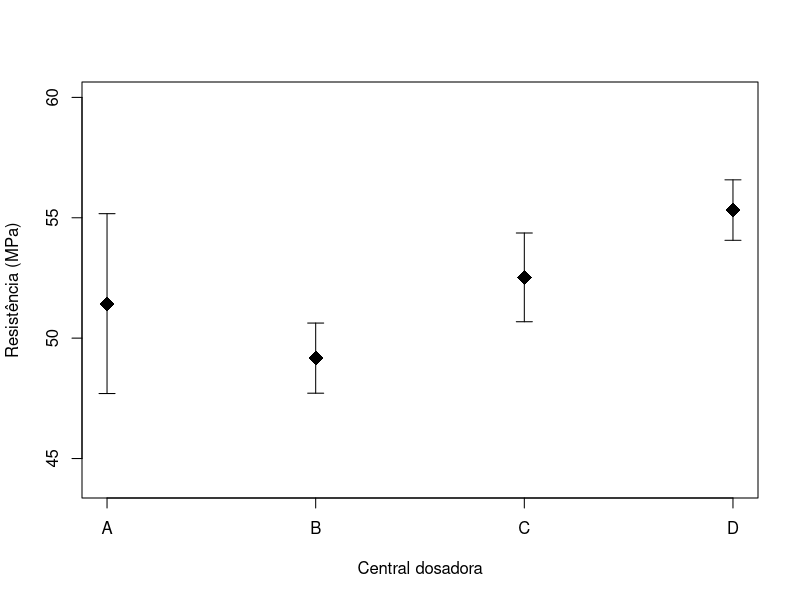

The R script that drew this image:
# Dunnett C: exemplo completo ----
# Pacotes: stats (base). O SPSS traz o Dunnett C pronto; no R, a conta é curta.
# Para comparar: rstatix (Games-Howell), PMCMRplus, car
# install.packages(c("rstatix", "car"))

# 1. Dados fictícios: resistência à compressão (MPa) de corpos de prova de concreto
#    de quatro centrais dosadoras. É o conjunto das fichas da ANOVA de Welch e de
#    Games-Howell.
resistencia <- c(57.0,54.0,51.5,31.1,55.9,32.9,60.2,57.5,59.5,59.4,
                 54.7,47.2,49.2,65.6,46.8,49.9,45.5,47.3,49.2,54.3,
                 48.4,48.3,47.8,49.2,46.3,49.1,51.6,47.5,48.9,54.6,
                 50.5,48.9,51.9,57.5,58.1,50.0,54.4,53.0,51.5,48.1,55.6,50.8,
                 55.6,55.2,58.7,57.4,52.7,54.5,57.1,52.3,54.2,55.5)
central <- factor(rep(c("A", "B", "C", "D"), times = c(20, 10, 12, 10)))
dados <- data.frame(central, resistencia)
aggregate(resistencia ~ central, data = dados,
          FUN = function(x) c(n = length(x), media = mean(x), var = var(x)))

# 2. O pressuposto que justifica o procedimento
library(car)
leveneTest(resistencia ~ central, data = dados, center = median)
v <- tapply(dados$resistencia, dados$central, var); max(v) / min(v)

# 3. O teste global compatível: ANOVA de Welch
oneway.test(resistencia ~ central, data = dados, var.equal = FALSE)

# 4. Dunnett C, implementado diretamente
alfa <- 0.05
m  <- tapply(dados$resistencia, dados$central, mean)
s2 <- tapply(dados$resistencia, dados$central, var)
n  <- table(dados$central)
k  <- nlevels(dados$central)
q_ind <- sapply(n, function(ni) qtukey(1 - alfa, k, ni - 1))   # q(k, n_i - 1)
q_ind

pares <- combn(levels(dados$central), 2)
resultado <- t(apply(pares, 2, function(p_) {
  i <- p_[1]; j <- p_[2]
  si <- s2[i]/n[i]; sj <- s2[j]/n[j]
  dif <- m[j] - m[i]
  ep  <- sqrt((si + sj) / 2)                       # erro-padrão na escala de q
  qc  <- (q_ind[i] * si + q_ind[j] * sj) / (si + sj)   # valor crítico PONDERADO
  c(diferenca = dif, ep = ep, q_obs = abs(dif)/ep, q_critico = qc,
    inferior = dif - qc * ep, superior = dif + qc * ep,
    difere = as.numeric(abs(dif)/ep > qc))
}))
rownames(resultado) <- apply(pares, 2, paste, collapse = " - ")
round(resultado, 4)

# 5. Para comparar: Games-Howell e Tukey-Kramer
library(rstatix)
games_howell_test(dados, resistencia ~ central)
TukeyHSD(aov(resistencia ~ central, data = dados))

# 6. Por que o valor crítico é uma média ponderada
#    Quando as duas variâncias são iguais, qc é a média simples de q(k, n_i-1) e
#    q(k, n_j-1). Quando uma delas domina, qc tende ao q daquele grupo:
si <- s2["A"]/n["A"]; sj <- s2["D"]/n["D"]
c(peso_A = si/(si+sj), peso_D = sj/(si+sj),
  q_A = q_ind["A"], q_D = q_ind["D"],
  q_ponderado = (q_ind["A"]*si + q_ind["D"]*sj)/(si+sj))

# 7. Gráfico: as médias com o intervalo de cada grupo
eps <- sqrt(s2 / n)
plot(1:k, m, ylim = c(44, 60), pch = 18, cex = 2, xaxt = "n",
     xlab = "Central dosadora", ylab = "Resistência (MPa)")
axis(1, at = 1:k, labels = levels(dados$central))
arrows(1:k, m - 1.96*eps, 1:k, m + 1.96*eps, angle = 90, code = 3, length = 0.08)
